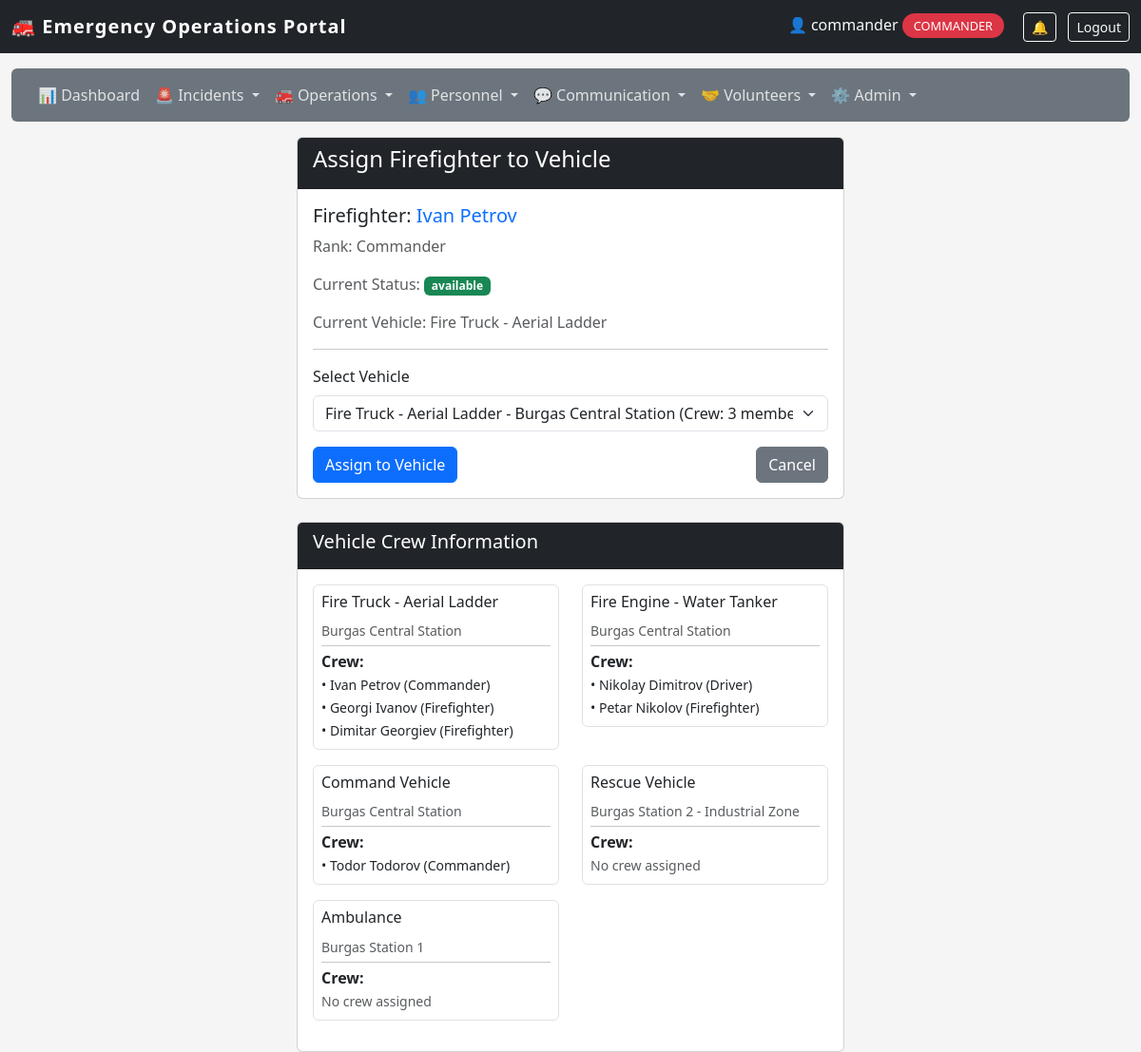
Page /staff/firefighter/1/assign (signed in) on the earlier database version.
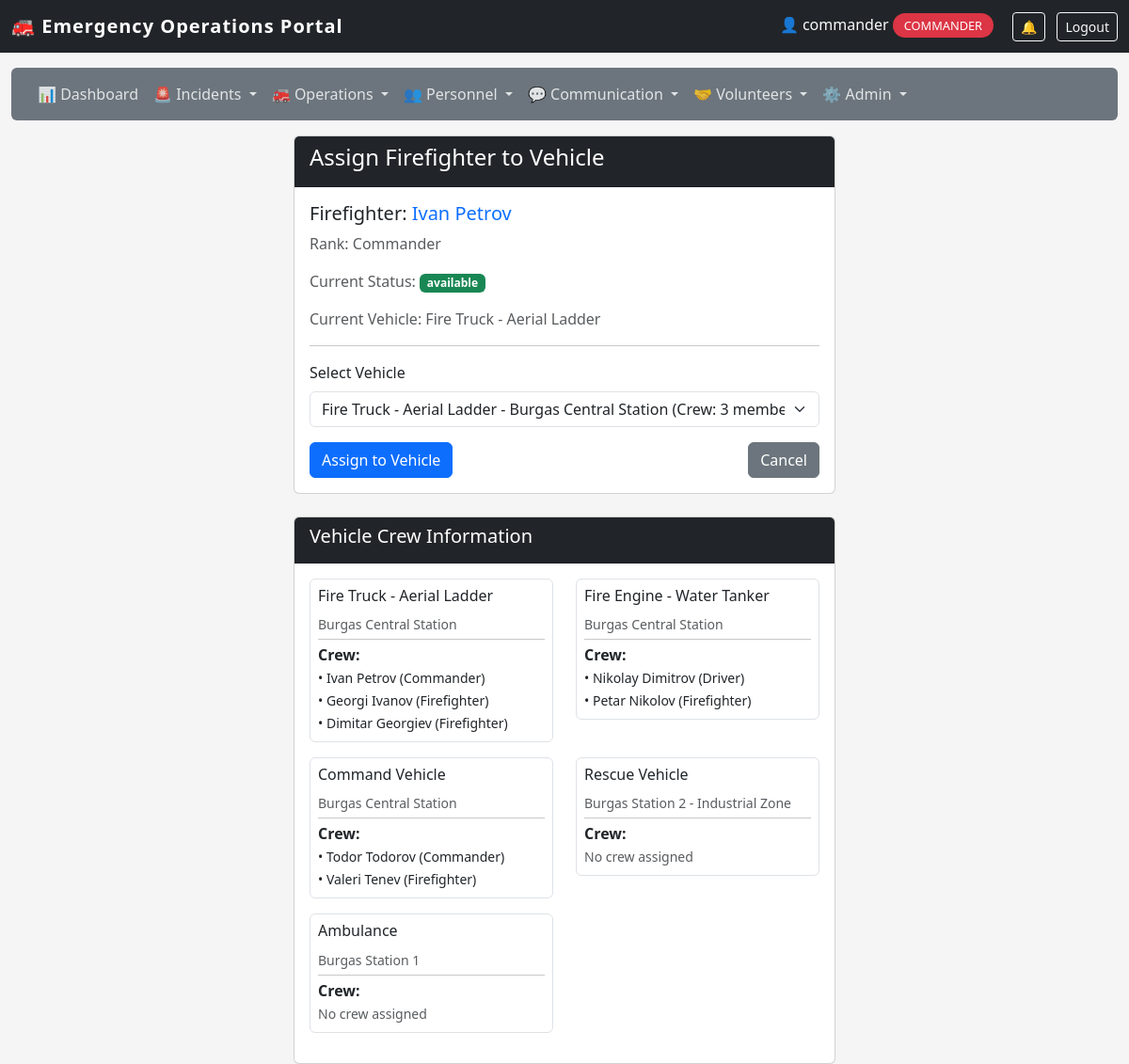
Same page on the later database version.
### app/models/vehicle.py (models this page shows)
class Vehicle(db.Model):
    id = db.Column(db.Integer, primary_key=True)
    type = db.Column(db.String(50))
    location = db.Column(db.String(200))
    latitude = db.Column(db.Float, nullable=True)
    longitude = db.Column(db.Float, nullable=True)
    last_updated = db.Column(db.DateTime, default=datetime.datetime.utcnow, onupdate=datetime.datetime.utcnow)
    speed = db.Column(db.Float, nullable=True)
    heading = db.Column(db.Integer, nullable=True)
    status = db.Column(db.String(20), default='station')
    current_incident_id = db.Column(db.Integer, db.ForeignKey('incident.id'), nullable=True)
    current_incident = db.relationship('Incident', foreign_keys=[current_incident_id])
    firefighters = db.relationship('Firefighter', backref='assigned_vehicle', lazy=True)

### app/models/firefighter.py (models this page shows)
class Firefighter(db.Model):
    id = db.Column(db.Integer, primary_key=True)
    name = db.Column(db.String(100), nullable=False)
    rank = db.Column(db.String(50))
    status = db.Column(db.String(20), default='available')
    vehicle_id = db.Column(db.Integer, db.ForeignKey('vehicle.id'), nullable=True)
    user_id = db.Column(db.Integer, db.ForeignKey('user_model.id'), nullable=True, unique=True)
    user = db.relationship('UserModel', foreign_keys=[user_id], backref='firefighter_profile')
    employee_id = db.Column(db.String(20), unique=True, nullable=True)
    phone = db.Column(db.String(20), nullable=True)
    hire_date = db.Column(db.DateTime, nullable=True)
    last_active = db.Column(db.DateTime, nullable=True)
    current_shift_id = db.Column(db.Integer, db.ForeignKey('shift.id'), nullable=True)
    current_shift = db.relationship('Shift', foreign_keys=[current_shift_id], back_populates='firefighter')
    shifts = db.relationship('Shift', foreign_keys='Shift.firefighter_id', back_populates='firefighter')

### app/routes/firefighters.py (the view, shortened to what this page needs)
@firefighters_bp.route('/staff/firefighter/<int:firefighter_id>/assign', methods=['GET', 'POST'])
@login_required
@role_required('commander', 'dispatcher')
def assign_firefighter(firefighter_id):
    firefighter = Firefighter.query.get_or_404(firefighter_id)
    vehicles = Vehicle.query.all()
    return render_template('staff/personnel/assign_firefighter.html',
                           firefighter=firefighter,
                           vehicles=vehicles)

### app/utils.py (called while the page is built)
def login_required(f):
    @wraps(f)
    def decorated_function(*args, **kwargs):
        if not session.get('logged_in'):
            flash('Please login to access the staff portal.', 'warning')
            return redirect(url_for('auth.staff_login'))
        return f(*args, **kwargs)
    return decorated_function

def role_required(*roles):
    def decorator(f):
        @wraps(f)
        def decorated_function(*args, **kwargs):
            if not session.get('logged_in'):
                flash('Please login to access the staff portal.', 'warning')
                return redirect(url_for('auth.staff_login'))
            if session.get('user_role') not in roles:
                flash('Unauthorized access. This incident has been logged.', 'danger')
                return redirect(url_for('dashboard.staff_dashboard'))
            return f(*args, **kwargs)
        return decorated_function
    return decorator

### app/templates/staff/personnel/assign_firefighter.html (shortened to what this page needs)
{% extends "staff/base.html" %}
{% block content %}
<div class="row"><div class="col-md-6 offset-md-3"><div class="card"><div class="card-header bg-dark text-white"><h4>Assign Firefighter to Vehicle</h4></div><div class="card-body">
    <div class="mb-3"><h5>Firefighter: <span class="text-primary">{{ firefighter.name }}</span></h5><p class="text-muted">Rank: {{ firefighter.rank }}</p><p class="text-muted">Current Status: <span class="badge bg-{% if firefighter.status == 'available' %}success{% elif firefighter.status == 'on_duty' %}primary{% elif firefighter.status == 'vacation' %}warning{% else %}secondary{% endif %}">{{ firefighter.status }}</span></p><p class="text-muted">Current Vehicle: {% if firefighter.assigned_vehicle %}{{ firefighter.assigned_vehicle.type }}{% else %}<span class="text-warning">Not assigned</span>{% endif %}</p></div>
    <hr>
    <form method="POST" action="{{ url_for('personnel.assign_firefighter', firefighter_id=firefighter.id) }}">
        <div class="mb-3"><label class="form-label">Select Vehicle</label><select name="vehicle_id" class="form-select">{% for vehicle in vehicles %}<option value="{{ vehicle.id }}" {% if firefighter.assigned_vehicle and firefighter.assigned_vehicle.id == vehicle.id %}selected{% endif %}>{{ vehicle.type }} - </option>{% endfor %}</select></div>
        <div class="d-flex justify-content-between"><button type="submit" class="btn btn-primary">Assign to Vehicle</button><a href="{{ url_for('personnel.list_firefighters') }}" class="btn btn-secondary">Cancel</a></div>
    </form>
</div></div></div></div>
<div class="row mt-4"><div class="col-md-6 offset-md-3"><div class="card"><div class="card-header bg-dark text-white"><h5>Vehicle Crew Information</h5></div><div class="card-body"><div class="row">{% for vehicle in vehicles %}<div class="col-md-6 mb-3"><div class="border rounded p-2"><h6>{{ vehicle.type }}</h6><small class="text-muted">{{ vehicle.location }}</small><hr class="my-1"><strong>Crew:</strong>{% if vehicle.firefighters %}<ul class="list-unstyled mb-0">{% for f in vehicle.firefighters %}<li><small>• {{ f.name }} ({{ f.rank }})</small></li>{% endfor %}</ul>{% else %}<p class="text-muted mb-0"><small>No crew assigned</small></p>{% endif %}</div></div>{% endfor %}</div></div></div></div></div>
{% endblock %}

Differences in the rows shown:
added Firefighter: name "Valeri Tenev", rank "Firefighter", shown under Vehicle "Command Vehicle"
